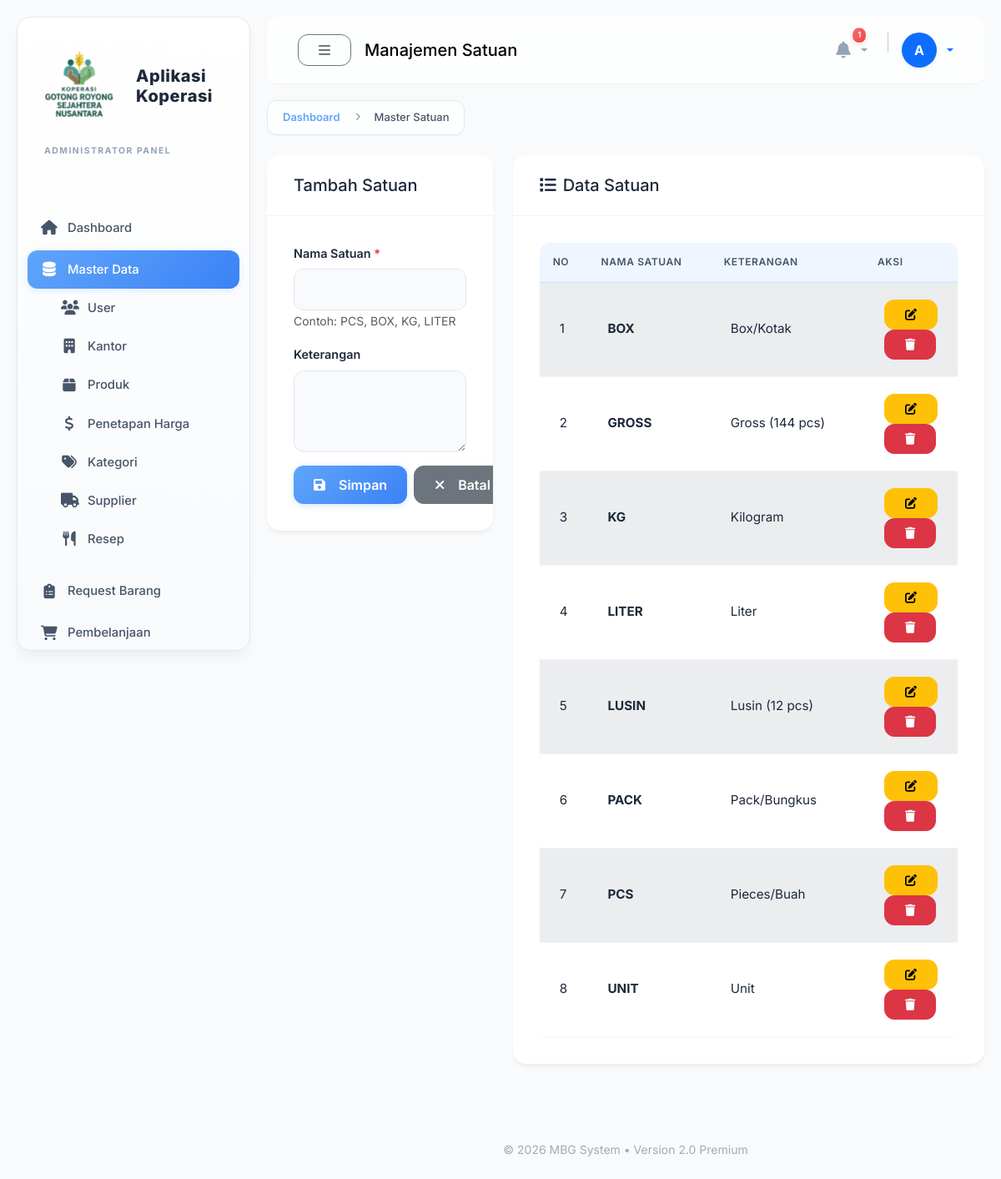
/modules/master/satuan.php (signed in), run on the app's committed database.
### tables this page shows
CREATE TABLE `satuan` (
  `id` int(11) NOT NULL,
  `nama_satuan` varchar(50) NOT NULL,
  `keterangan` varchar(100) DEFAULT NULL,
  `created_at` timestamp NOT NULL DEFAULT current_timestamp()
);

### config/database.php (called while the page is built, shortened)
<?php
$conn = mysqli_connect(DB_HOST, DB_USER, DB_PASS, DB_NAME);
function db_query($query, $params = []) {
    global $conn;
    if (empty($params)) {
        $result = mysqli_query($conn, $query);
        return $result;
    }
    return false;
}
function db_get_all($query, $params = []) {
    $result = db_query($query, $params);
    $data = [];
    if ($result && mysqli_num_rows($result) > 0) {
        while ($row = mysqli_fetch_assoc($result)) {
            $data[] = $row;
        }
    }
    return $data;
}

### modules/master/satuan.php (the view, shortened to what this page needs)
<?php
require_once '../../includes/header.php';
require_once '../../includes/sidebar.php';
require_once '../../includes/navbar.php';
$satuan_list = db_get_all("SELECT * FROM satuan ORDER BY nama_satuan ASC");
?>
<div class="row">
    <div class="col-12">
        <nav aria-label="breadcrumb">
            <ol class="breadcrumb">
                <li class="breadcrumb-item"><a href="<?= BASE_URL ?>/modules/dashboard/index.php">Dashboard</a></li>
                <li class="breadcrumb-item active">Master Satuan</li>
            </ol>
        </nav>
    </div>
</div>
<div class="row">
    <div class="col-md-4">
        <div class="card">
            <div class="card-header">
                <h5 class="mb-0" id="formTitle">Tambah Satuan</h5>
            </div>
            <div class="card-body">
                <form method="POST" id="formSatuan">
                    <div class="mb-3">
                        <label class="form-label">Nama Satuan <span class="text-danger">*</span></label>
                        <input type="text" class="form-control" name="nama_satuan" id="nama_satuan" required>
                        <small class="text-muted">Contoh: PCS, BOX, KG, LITER</small>
                    </div>
                    <div class="mb-3">
                        <label class="form-label">Keterangan</label>
                        <textarea class="form-control" name="keterangan" id="keterangan" rows="3"></textarea>
                    </div>
                    <div class="d-flex gap-2">
                        <button type="submit" class="btn btn-primary">
                            <i class="fas fa-save me-2"></i>Simpan
                        </button>
                        <button type="button" class="btn btn-secondary" onclick="resetForm()">
                            <i class="fas fa-times me-2"></i>Batal
                        </button>
                    </div>
                </form>
            </div>
        </div>
    </div>
    <div class="col-md-8">
        <div class="card">
            <div class="card-header">
                <h5 class="mb-0"><i class="fas fa-list me-2"></i>Data Satuan</h5>
            </div>
            <div class="card-body">
                <div class="table-responsive">
                    <table class="table table-striped table-hover">
                        <thead>
                            <tr>
                                <th width="5%">No</th>
                                <th>Nama Satuan</th>
                                <th>Keterangan</th>
                                <th width="15%">Aksi</th>
                            </tr>
                        </thead>
                        <tbody>
                            <?php
                            $no = 1;
                            foreach ($satuan_list as $s):
                            ?>
                            <tr>
                                <td><?= $no++ ?></td>
                                <td><strong><?= $s['nama_satuan'] ?></strong></td>
                                <td><?= $s['keterangan'] ?: '-' ?></td>
                                <td>
                                    <button class="btn btn-sm btn-warning" onclick="editSatuan(<?= $s['id'] ?>, '<?= addslashes($s['nama_satuan']) ?>', '<?= addslashes($s['keterangan']) ?>')">
                                        <i class="fas fa-edit"></i>
                                    </button>
                                    <form method="POST" class="d-inline" onsubmit="return confirm('Yakin hapus satuan ini?')">
                                        <button type="submit" class="btn btn-sm btn-danger">
                                            <i class="fas fa-trash"></i>
                                        </button>
                                    </form>
                                </td>
                            </tr>
                            <?php endforeach; ?>
                        </tbody>
                    </table>
                </div>
            </div>
        </div>
    </div>
</div>
<?php
require_once '../../includes/footer.php';
?>

### includes/header.php (style rules this page uses)
:root { --sidebar-width: 280px; --navbar-height: 80px; --sidebar-margin: 20px; --primary: #60a5fa; --primary-dark: #3b82f6; --primary-light: #dbeafe; --primary-lighter: #eff6ff; --secondary: #94a3b8; --accent: #38bdf8; --bg-main: #f8fafc; --bg-light: #ffffff; --surface: #ffffff; --surface-elevated: #fafbfc; --text-main: #1e293b; --text-secondary: #475569; --text-muted: #94a3b8; --success: #22c55e; --warning: #fbbf24; --danger: #f87171; --info: #60a5fa; --border-light: #e2e8f0; --border-lighter: #f1f5f9; --shadow-sm: 0 1px 2px 0 rgb(0 0 0 / 0.03); --shadow-md: 0 4px 6px -1px rgb(0 0 0 / 0.05), 0 2px 4px -2px rgb(0 0 0 / 0.03); --shadow-lg: 0 10px 15px -3px rgb(0 0 0 / 0.05), 0 4px 6px -4px rgb(0 0 0 / 0.03); --shadow-xl: 0 20px 25px -5px rgb(0 0 0 / 0.05), 0 8px 10px -6px rgb(0 0 0 / 0.03); --radius-md: 12px; --radius-lg: 16px; --radius-xl: 24px; }
body { font-family: 'Inter', system-ui, -apple-system, sans-serif; background-color: var(--bg-main); color: var(--text-main); -webkit-font-smoothing: antialiased; overflow-x: hidden; }
.card { border: none; border-radius: var(--radius-lg); box-shadow: var(--shadow-md); background: #fff; transition: transform 0.3s ease, box-shadow 0.3s ease; overflow: hidden; margin-bottom: var(--sidebar-margin); }
.card-header { background: transparent; padding: 1.5rem 2rem; border-bottom: 1px solid #f1f5f9; font-weight: 700; color: var(--text-main); font-size: 1.1rem; }
.card-body { padding: 2rem; }
.btn { border-radius: 12px; padding: 10px 24px; font-weight: 600; transition: all 0.2s; display: inline-flex; align-items: center; gap: 8px; }
.btn-primary { background: linear-gradient(135deg, #60a5fa 0%, #3b82f6 100%); border: none; box-shadow: 0 2px 8px rgba(96, 165, 250, 0.25); }
.table { --bs-table-bg: transparent; margin-bottom: 0; }
.table thead th { padding: 0.875rem 1rem; color: var(--text-secondary); font-weight: 600; font-size: 0.75rem; text-transform: uppercase; letter-spacing: 0.05em; background: var(--primary-lighter); border-bottom: 2px solid var(--primary-light); white-space: nowrap; position: sticky; top: 0; z-index: 10; }
.table tbody td { padding: 0.875rem 1rem; border-bottom: 1px solid var(--border-lighter); vertical-align: middle; color: var(--text-main); font-size: 0.875rem; }
.table-responsive { border-radius: var(--radius-md); background: #fff; box-shadow: var(--shadow-sm); overflow-x: auto; -webkit-overflow-scrolling: touch; }
.table.table-striped tbody tr:nth-of-type(odd) { background-color: var(--bg-main); }
.breadcrumb { background: rgba(255, 255, 255, 0.7); backdrop-filter: blur(8px); padding: 10px 18px; border-radius: var(--radius-md); border: 1px solid var(--border-light); display: inline-flex; align-items: center; margin-bottom: 1.5rem; box-shadow: var(--shadow-sm); }
.breadcrumb-item { display: flex; align-items: center; gap: 6px; }
.breadcrumb-item a { color: var(--primary); text-decoration: none; font-weight: 600; font-size: 0.8125rem; transition: all 0.2s; display: flex; align-items: center; gap: 6px; }
.breadcrumb-item.active { color: var(--text-secondary); font-weight: 500; font-size: 0.8125rem; }
.breadcrumb-item + .breadcrumb-item::before { content: "\f105"; font-family: "Font Awesome 6 Free"; font-weight: 900; padding: 0 10px; color: var(--text-muted); font-size: 0.7rem; }
.table tbody td { padding: 1.25rem 1.5rem; border-bottom: 1px solid #f1f5f9; vertical-align: middle; color: var(--text-main); font-size: 0.95rem; }
.form-control, .form-select { border-radius: 12px; padding: 12px 16px; border: 1px solid #e2e8f0; background: #f8fafc; transition: all 0.2s; }
label { font-weight: 600; margin-bottom: 0.5rem; color: var(--text-main); font-size: 0.9rem; }
* { transition-timing-function: cubic-bezier(0.4, 0, 0.2, 1); }

### data on the page
satuan: nama_satuan "BOX", keterangan "Box/Kotak"
satuan: nama_satuan "GROSS", keterangan "Gross (144 pcs)"
satuan: nama_satuan "KG", keterangan "Kilogram"
satuan: nama_satuan "LITER", keterangan "Liter"
satuan: nama_satuan "LUSIN", keterangan "Lusin (12 pcs)"
satuan: nama_satuan "PACK", keterangan "Pack/Bungkus"
satuan: nama_satuan "PCS", keterangan "Pieces/Buah"
satuan: nama_satuan "UNIT", keterangan "Unit"

### other printed values
get_role_label() "ADMINISTRATOR"
$page_title "Manajemen Satuan"
$notif_count "1"
substr($user['nama_lengkap'], 0, 1) "A"
